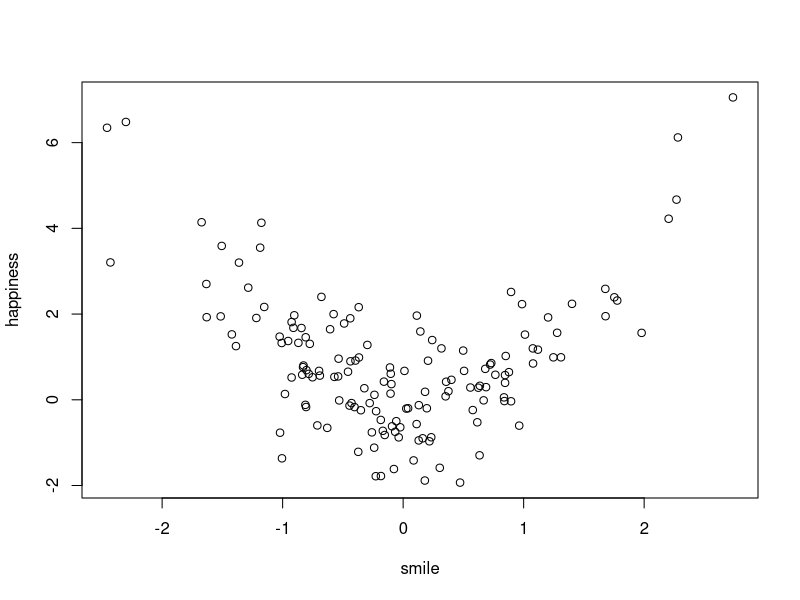

R code for this plot:
## ---- chunk 1
x <- rnorm(150)
y <- x*x + rnorm(150)
plot(x,y,xlab = "smile", ylab = "happiness")
